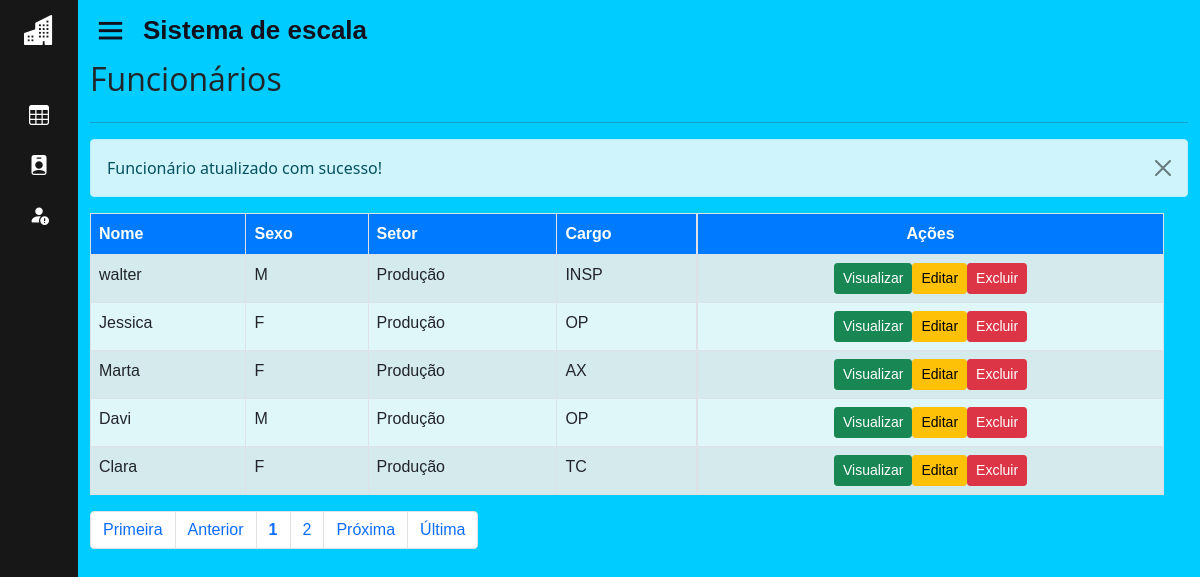
Screenshot of /home.php?page=lista_func&msg=2 (signed in) with the database file from the repository.
### tables this page shows
CREATE TABLE IF NOT EXISTS `funcionario` (
  `id_func` int(11) NOT NULL AUTO_INCREMENT,
  `nome_func` varchar(50) NOT NULL,
  `cargo_func` varchar(50) DEFAULT NULL,
  `turno` varchar(50) DEFAULT NULL,
  `telefone_func` varchar(50) NOT NULL,
  `sexo_func` varchar(50) NOT NULL,
  `email_func` varchar(50) NOT NULL,
  `id_st` int(11) DEFAULT NULL,
  PRIMARY KEY (`id_func`) USING BTREE,
  KEY `FK_funcionario_setor` (`id_st`),
  CONSTRAINT `FK_funcionario_setor` FOREIGN KEY (`id_st`) REFERENCES `setor` (`id_st`) ON DELETE CASCADE ON UPDATE CASCADE
);

CREATE TABLE IF NOT EXISTS `setor` (
  `id_st` int(11) NOT NULL AUTO_INCREMENT,
  `nome_st` varchar(50) DEFAULT NULL,
  PRIMARY KEY (`id_st`)
);

### sis/funcionario/lista_func.php (the view)
<div id="main" class="container-fluid">
	<div id="top" class="row">
		<div class="col-md-11">
			<h2>Funcionários</h2>
		</div>
	</div>
	<hr/>
	<div> <?php include "mensagens.php"; ?> </div>
	<div id="list" class="row">
        <div class="table-responsive col-md-12">
        <?php
            $quantidade = 5;
            $pagina = (isset($_GET['pagina'])) ? (int)$_GET['pagina'] : 1;
            $inicio = ($quantidade * $pagina) - $quantidade;
            $data = mysqli_query($con, "select * from funcionario, endereco, setor where funcionario.id_func = endereco.id_func limit $inicio, $quantidade;");
            echo "<table class='table table-striped table-bordered' style='background-color: #e0f7fa;' cellspacing='0' cellpadding='0'>";
            echo "<thead style='background-color: #007bff; color: white;'>";
            echo "<tr>";
            echo "<td><strong>Nome</strong></td>";
            echo "<td><strong>Sexo</strong></td>";
            echo "<td><strong>Setor</strong></td>";
            echo "<td><strong>Cargo</strong></td>";
            echo "<td class='actions d-flex justify-content-center'><strong>Ações</strong></td>";
            echo "</tr></thead><tbody>";
            while ($info = mysqli_fetch_array($data)) {
                echo "<tr>";
                echo "<td>".$info['nome_func']."</td>";
                echo "<td>".$info['sexo_func']."</td>";
                echo "<td>".$info['nome_st']."</td>";
                echo "<td>".$info['cargo_func']."</td>";
                echo "<td class='actions btn-group-sm d-flex justify-content-center'>";
                echo "<a class='btn btn-success btn-xs' href='?page=view_func&id_func=".$info['id_func']."'> Visualizar </a>";
                echo "<a class='btn btn-warning btn-xs' href='?page=fedita_func&id_func=".$info['id_func']."'> Editar </a>";
                echo "<a href='?page=excluir_func&id_func=".$info['id_func']."' class='btn btn-danger btn-xs'> Excluir </a>";
                echo "</td>";
                echo "</tr>";
            }
            echo "</tbody></table>";
        ?>
    </div>
		<div id="bottom" class="row">
			<div class="col-md-12">
				<?php
					$sqlTotal 		= "select id_func from funcionario;";
					$qrTotal  		= mysqli_query($con, $sqlTotal);
					$numTotal 		= mysqli_num_rows($qrTotal);
					$totalpagina = (ceil($numTotal/$quantidade)<=0) ? 1 : ceil($numTotal/$quantidade);
					$exibir = 3;
					$anterior = (($pagina-1) <= 0) ? 1 : $pagina - 1;
					$posterior = (($pagina+1) >= $totalpagina) ? $totalpagina : $pagina+1;
					echo "<ul class='pagination'>";
					echo "<li class='page-item'><a class='page-link' href='?page=lista_func&pagina=1'> Primeira</a></li> ";
					echo "<li class='page-item'><a class='page-link' href=\"?page=lista_func&pagina=$anterior\"> Anterior</a></li> ";
					echo "<li class='page-item'><a class='page-link' href='?page=lista_func&pagina=".$pagina."'><strong>".$pagina."</strong></a></li> ";
					for($i = $pagina+1; $i < $pagina+$exibir; $i++){
						if($i <= $totalpagina)
						echo "<li class='page-item'><a class='page-link' href='?page=lista_func&pagina=".$i."'> ".$i." </a></li> ";
					}
					echo "<li class='page-item'><a class='page-link' href=\"?page=lista_func&pagina=$posterior\"> Pr&oacute;xima</a></li> ";
					echo "<li class='page-item'><a class='page-link' href=\"?page=lista_func&pagina=$totalpagina\"> &Uacute;ltima</a></li></ul>";
				?>
			</div>
		</div>
</div>
</div>

### css/style.css (style rules this page uses)
* { margin: 0; padding: 0; box-sizing: border-box; }
h2 { font-family: "Open Sans", sans-serif; font-optical-sizing: auto; font-weight: 600; }
p,span,a,td,tr,label { font-family: "Source Sans 3", sans-serif; font-optical-sizing: auto; font-weight:400; }
.row { width: 100%; }

### rows the page displays
funcionario: nome_func "walter", sexo_func "M", setor.nome_st "Produção", cargo_func "INSP"
funcionario: nome_func "Jessica", sexo_func "F", setor.nome_st "Produção", cargo_func "OP"
funcionario: nome_func "Marta", sexo_func "F", setor.nome_st "Produção", cargo_func "AX"
funcionario: nome_func "Davi", sexo_func "M", setor.nome_st "Produção", cargo_func "OP"
funcionario: nome_func "Clara", sexo_func "F", setor.nome_st "Produção", cargo_func "TC"

### other values shown
$pagina "1"
